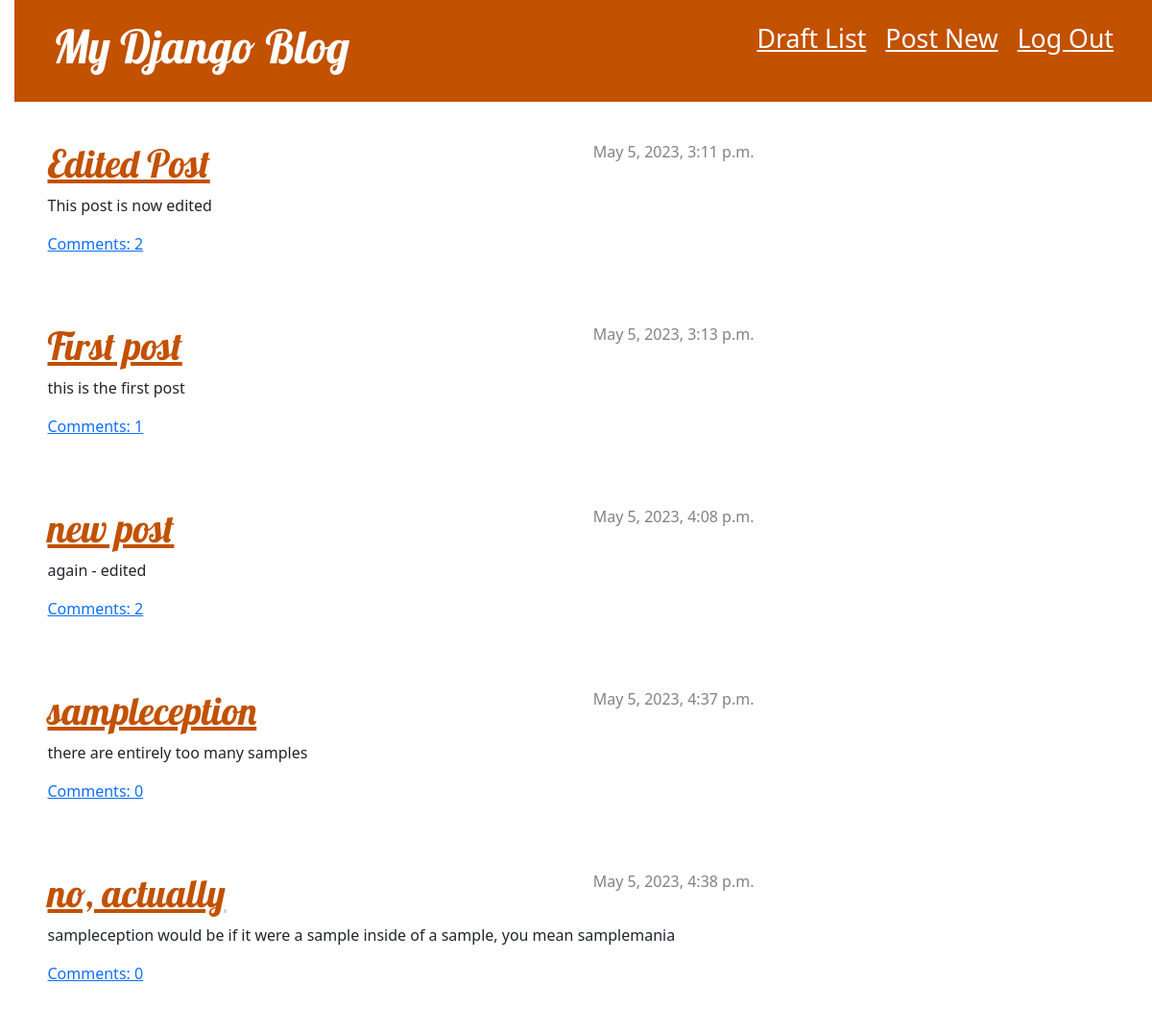
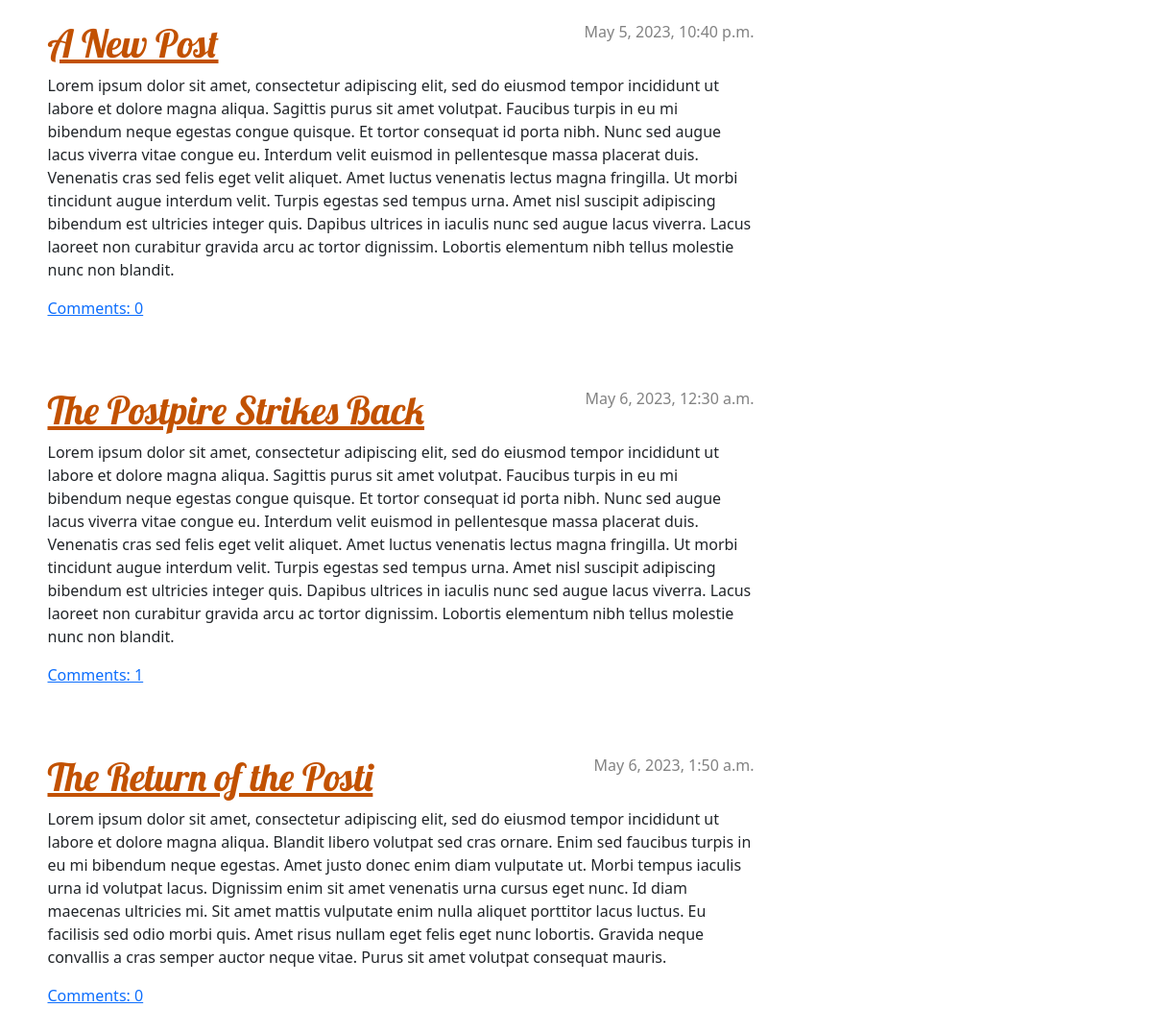
The app's page / (signed in) with its own data (2 pictures, top to bottom).
### blog/models.py (models this page shows, shortened)
class Post(models.Model):
    author = models.ForeignKey(settings.AUTH_USER_MODEL, on_delete=models.CASCADE)
    title = models.CharField(max_length=200)
    text = models.TextField()
    created_date = models.DateTimeField(default=timezone.now)
    published_date = models.DateTimeField(blank=True, null=True)
    def approved_comments(self):
        return self.comments.filter(approved_comment=True)

### blog/views.py (the view)
# urls.py: path('', views.post_list, name='post_list'),
def post_list(request):
    posts = Post.objects.filter(published_date__lte=timezone.now()).order_by('published_date')
    return render(request, 'blog/post_list.html', {'posts': posts})

### blog/templates/blog/post_list.html (shortened to what this page needs)
{% extends 'blog/base.html' %}
{% block content %}
    {% for post in posts %}
        <div class="post">
            <div class="date">
                {{ post.published_date }}
            </div>
            <h1><a href="{% url 'post_detail' pk=post.pk %}">{{ post.title }}</a></h1>
            <p>{{ post.text|linebreaksbr }}</p>
            <a href="{% url 'post_detail' pk=post.pk %}">Comments: {{ post.approved_comments.count }}</a>
        </div>
    {% endfor %}
{% endblock %}

### blog/static/css/blog.css (style rules this page uses)
h1, h2, h3, h4 { font-family: 'Lobster', cursive; }
.date { color: #828282; }
.post { margin-bottom: 70px; }
.post > .date, .post > .actions { float: right; }
h1 a, h2 a { color: #C25100; font-family: 'Lobster'; }
body { padding-left: 15px; }

### records on screen
Post: published_date "May 5, 2023, 3:11 p.m.", title "Edited Post", text "This post is now edited", approved_comments.count "2"
Post: published_date "May 5, 2023, 3:13 p.m.", title "First post", text "this is the first post", approved_comments.count "1"
Post: published_date "May 5, 2023, 4:08 p.m.", title "new post", text "again - edited", approved_comments.count "2"
Post: published_date "May 5, 2023, 4:37 p.m.", title "sampleception", text "there are entirely too many samples", approved_comments.count "0"
Post: published_date "May 5, 2023, 4:38 p.m.", title "no, actually", text "sampleception would be if it were a sample inside of a sample, you mean samplemania", approved_comments.count "0"
Post: published_date "May 5, 2023, 10:40 p.m.", title "A New Post", text "Lorem ipsum dolor sit amet, consectetur adipiscing elit, sed do eiusmod tempor incididunt ut labore et dolore magna aliqua. Sagittis purus sit amet volutpat. Faucibus turpis in eu mi bibendum neque egestas congue quisque. Et tortor consequat id porta nibh. Nunc sed augue lacus viverra vitae congue eu. Interdum velit euismod in pellentesque massa placerat duis. Venenatis cras sed felis eget velit aliquet. Amet luctus venenatis lectus magna fringilla. Ut morbi tincidunt augue interdum velit. Turpis egestas sed tempus urna. Amet nisl suscipit adipiscing bibendum est ultricies integer quis. Dapibus ultrices in iaculis nunc sed augue lacus viverra. Lacus laoreet non curabitur gravida arcu ac…", approved_comments.count "0"
Post: published_date "May 6, 2023, 12:30 a.m.", title "The Postpire Strikes Back", text "Lorem ipsum dolor sit amet, consectetur adipiscing elit, sed do eiusmod tempor incididunt ut labore et dolore magna aliqua. Sagittis purus sit amet volutpat. Faucibus turpis in eu mi bibendum neque egestas congue quisque. Et tortor consequat id porta nibh. Nunc sed augue lacus viverra vitae congue eu. Interdum velit euismod in pellentesque massa placerat duis. Venenatis cras sed felis eget velit aliquet. Amet luctus venenatis lectus magna fringilla. Ut morbi tincidunt augue interdum velit. Turpis egestas sed tempus urna. Amet nisl suscipit adipiscing bibendum est ultricies integer quis. Dapibus ultrices in iaculis nunc sed augue lacus viverra. Lacus laoreet non curabitur gravida arcu ac…", approved_comments.count "1"
Post: published_date "May 6, 2023, 1:50 a.m.", title "The Return of the Posti", text "Lorem ipsum dolor sit amet, consectetur adipiscing elit, sed do eiusmod tempor incididunt ut labore et dolore magna aliqua. Blandit libero volutpat sed cras ornare. Enim sed faucibus turpis in eu mi bibendum neque egestas. Amet justo donec enim diam vulputate ut. Morbi tempus iaculis urna id volutpat lacus. Dignissim enim sit amet venenatis urna cursus eget nunc. Id diam maecenas ultricies mi. Sit amet mattis vulputate enim nulla aliquet porttitor lacus luctus. Eu facilisis sed odio morbi quis. Amet risus nullam eget felis eget nunc lobortis. Gravida neque convallis a cras semper auctor neque vitae. Purus sit amet volutpat consequat mauris.", approved_comments.count "0"
